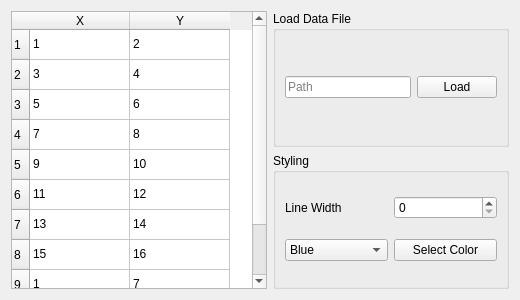
<?xml version="1.0" encoding="UTF-8"?>
<ui version="4.0">
 <class>PlotWindow</class>
 <widget class="QWidget" name="PlotWindow">
  <property name="geometry">
   <rect>
    <x>0</x>
    <y>0</y>
    <width>520</width>
    <height>300</height>
   </rect>
  </property>
  <property name="windowTitle">
   <string>Plot Window</string>
  </property>
  <layout class="QHBoxLayout" name="horizontalLayout_7">
   <item>
    <layout class="QHBoxLayout" name="horizontalLayout_6">
     <item>
      <widget class="QTableWidget" name="tableWidget">
       <row>
        <property name="text">
         <string>1</string>
        </property>
       </row>
       <row>
        <property name="text">
         <string>2</string>
        </property>
       </row>
       <row>
        <property name="text">
         <string>3</string>
        </property>
       </row>
       <row>
        <property name="text">
         <string>4</string>
        </property>
       </row>
       <row>
        <property name="text">
         <string>5</string>
        </property>
       </row>
       <row>
        <property name="text">
         <string>6</string>
        </property>
       </row>
       <row>
        <property name="text">
         <string>7</string>
        </property>
       </row>
       <row>
        <property name="text">
         <string>8</string>
        </property>
       </row>
       <row>
        <property name="text">
         <string>9</string>
        </property>
       </row>
       <row>
        <property name="text">
         <string>10</string>
        </property>
       </row>
       <column>
        <property name="text">
         <string>X</string>
        </property>
       </column>
       <column>
        <property name="text">
         <string>Y</string>
        </property>
       </column>
       <item row="0" column="0">
        <property name="text">
         <string>1</string>
        </property>
       </item>
       <item row="0" column="1">
        <property name="text">
         <string>2</string>
        </property>
       </item>
       <item row="1" column="0">
        <property name="text">
         <string>3</string>
        </property>
       </item>
       <item row="1" column="1">
        <property name="text">
         <string>4</string>
        </property>
       </item>
       <item row="2" column="0">
        <property name="text">
         <string>5</string>
        </property>
       </item>
       <item row="2" column="1">
        <property name="text">
         <string>6</string>
        </property>
       </item>
       <item row="3" column="0">
        <property name="text">
         <string>7</string>
        </property>
       </item>
       <item row="3" column="1">
        <property name="text">
         <string>8</string>
        </property>
       </item>
       <item row="4" column="0">
        <property name="text">
         <string>9</string>
        </property>
       </item>
       <item row="4" column="1">
        <property name="text">
         <string>10</string>
        </property>
       </item>
       <item row="5" column="0">
        <property name="text">
         <string>11</string>
        </property>
       </item>
       <item row="5" column="1">
        <property name="text">
         <string>12</string>
        </property>
       </item>
       <item row="6" column="0">
        <property name="text">
         <string>13</string>
        </property>
       </item>
       <item row="6" column="1">
        <property name="text">
         <string>14</string>
        </property>
       </item>
       <item row="7" column="0">
        <property name="text">
         <string>15</string>
        </property>
       </item>
       <item row="7" column="1">
        <property name="text">
         <string>16</string>
        </property>
       </item>
       <item row="8" column="0">
        <property name="text">
         <string>1</string>
        </property>
       </item>
       <item row="8" column="1">
        <property name="text">
         <string>7</string>
        </property>
       </item>
       <item row="9" column="0">
        <property name="text">
         <string>89</string>
        </property>
       </item>
       <item row="9" column="1">
        <property name="text">
         <string>20</string>
        </property>
       </item>
      </widget>
     </item>
     <item>
      <layout class="QVBoxLayout" name="verticalLayout_2">
       <item>
        <widget class="QGroupBox" name="groupBox">
         <property name="title">
          <string>Load Data File</string>
         </property>
         <layout class="QHBoxLayout" name="horizontalLayout_2">
          <item>
           <layout class="QHBoxLayout" name="horizontalLayout">
            <item>
             <widget class="QLineEdit" name="dataFilePathLineEdit">
              <property name="text">
               <string/>
              </property>
              <property name="placeholderText">
               <string>Path </string>
              </property>
             </widget>
            </item>
            <item>
             <widget class="QPushButton" name="loadPushButton">
              <property name="text">
               <string>Load</string>
              </property>
             </widget>
            </item>
           </layout>
          </item>
         </layout>
        </widget>
       </item>
       <item>
        <widget class="QGroupBox" name="groupBox_2">
         <property name="title">
          <string>Styling</string>
         </property>
         <layout class="QHBoxLayout" name="horizontalLayout_5">
          <item>
           <layout class="QVBoxLayout" name="verticalLayout">
            <item>
             <layout class="QHBoxLayout" name="horizontalLayout_3">
              <item>
               <widget class="QLabel" name="label">
                <property name="text">
                 <string>Line Width</string>
                </property>
               </widget>
              </item>
              <item>
               <widget class="QSpinBox" name="lineWidthSpinBox"/>
              </item>
             </layout>
            </item>
            <item>
             <layout class="QHBoxLayout" name="horizontalLayout_4">
              <item>
               <widget class="QComboBox" name="comboBox">
                <item>
                 <property name="text">
                  <string>Blue</string>
                 </property>
                </item>
                <item>
                 <property name="text">
                  <string>Black</string>
                 </property>
                </item>
                <item>
                 <property name="text">
                  <string>Red</string>
                 </property>
                </item>
                <item>
                 <property name="text">
                  <string>Green</string>
                 </property>
                </item>
               </widget>
              </item>
              <item>
               <widget class="QPushButton" name="pushButton">
                <property name="text">
                 <string>Select Color</string>
                </property>
               </widget>
              </item>
             </layout>
            </item>
           </layout>
          </item>
         </layout>
        </widget>
       </item>
      </layout>
     </item>
    </layout>
   </item>
  </layout>
 </widget>
 <resources/>
 <connections/>
</ui>
